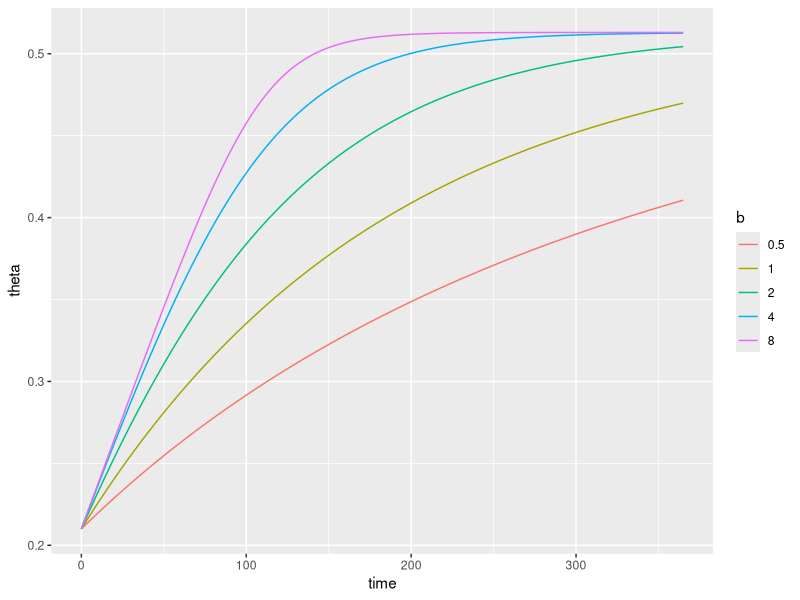
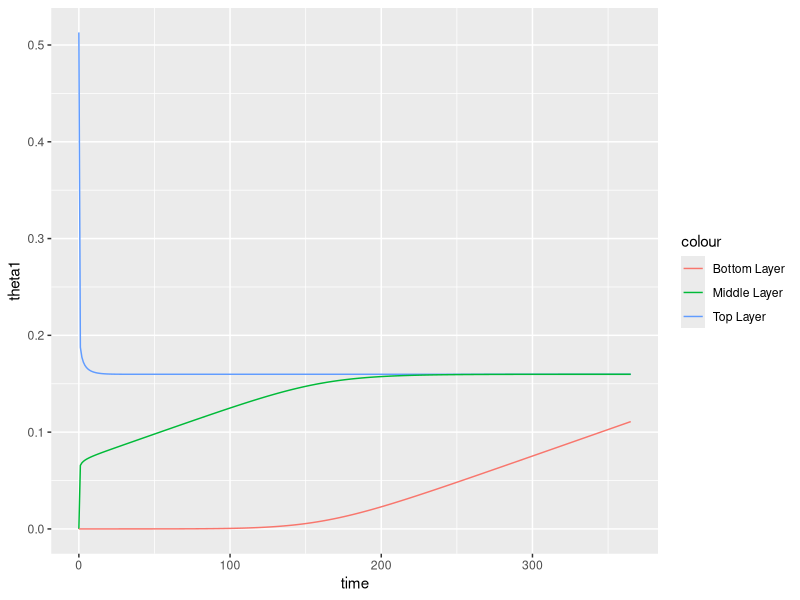
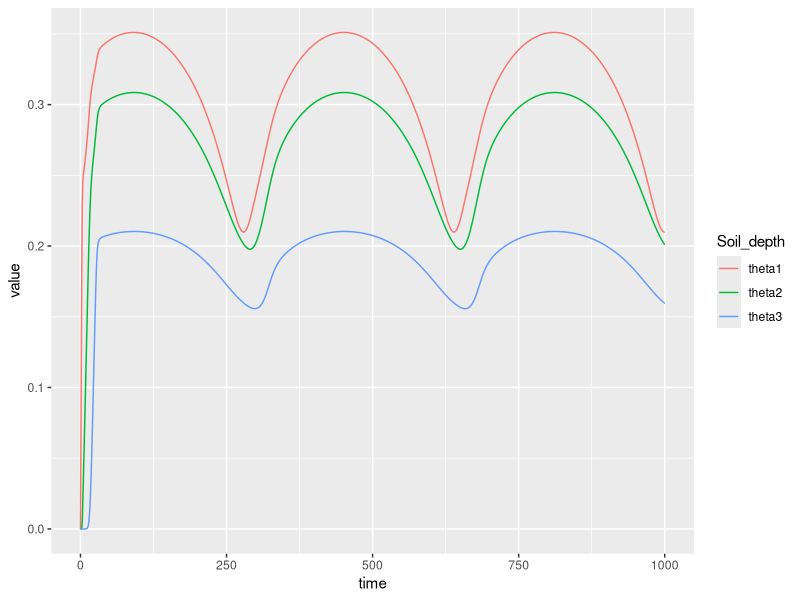
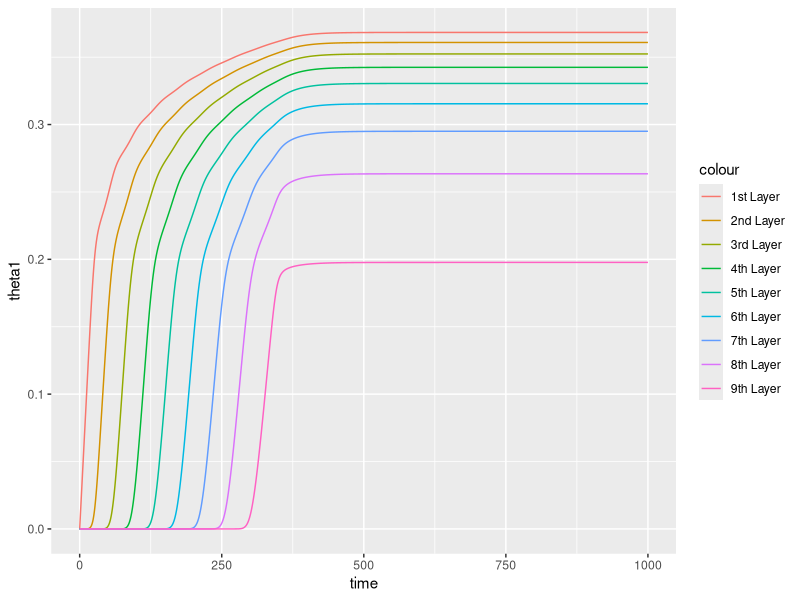
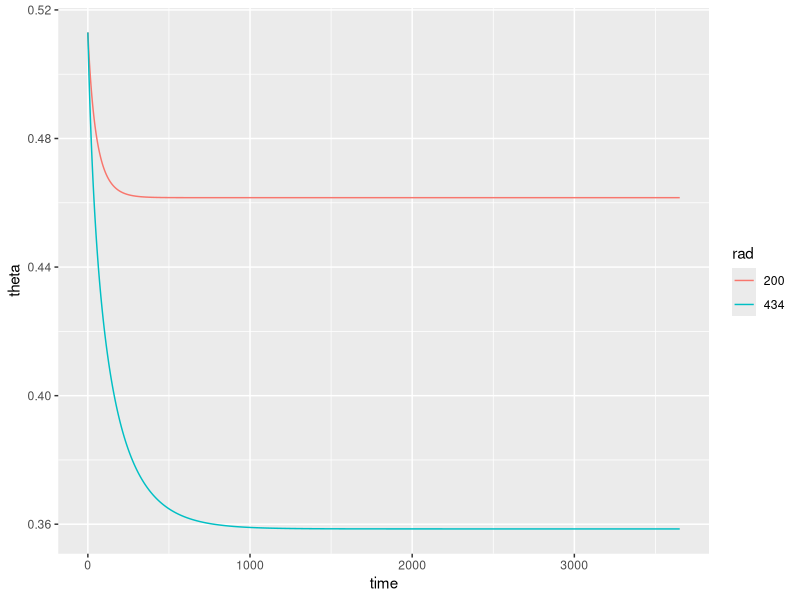
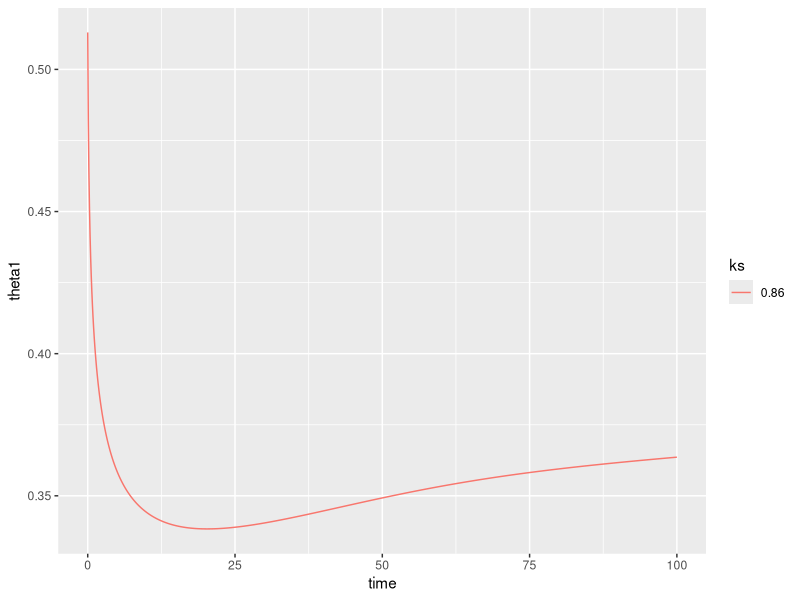
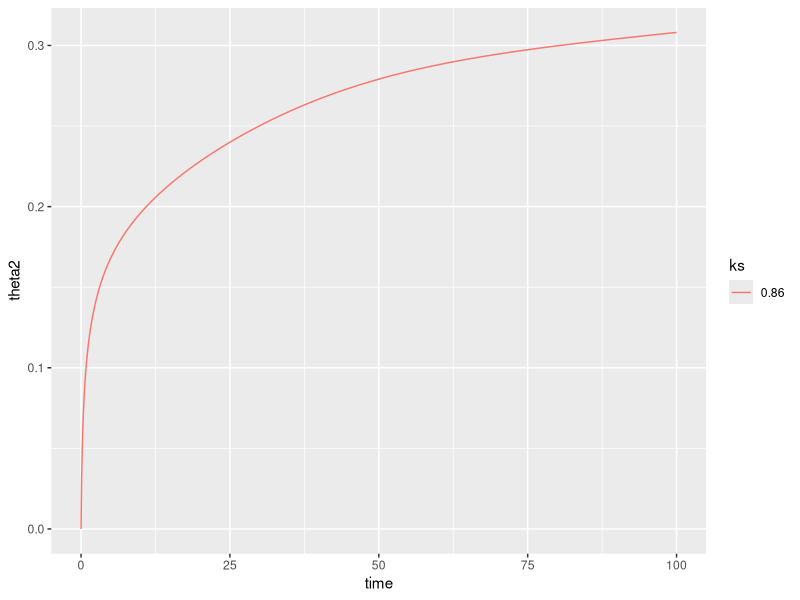
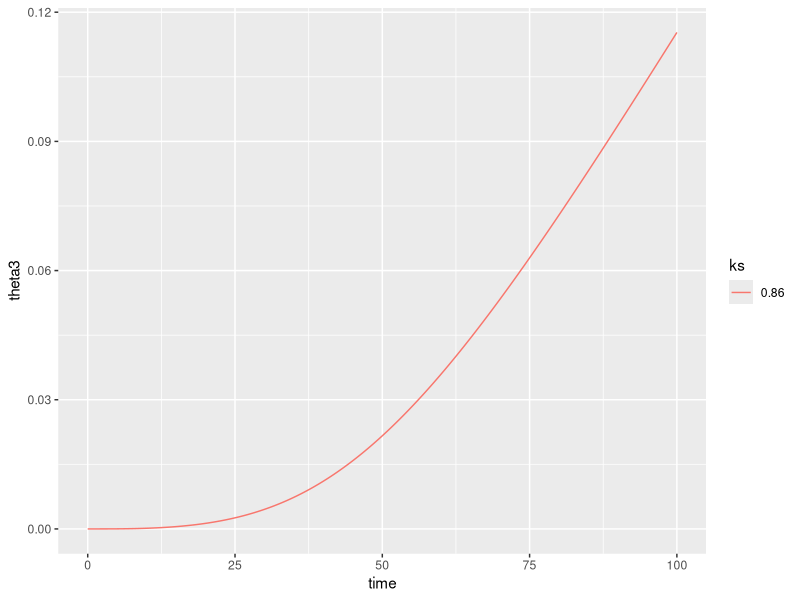

R code for these plots, in order:
## ---- chunk 1
knitr::opts_chunk$set(echo = TRUE)
## ---- chunk 2
library(tidyverse)
library(deSolve)
## ---- chunk 3
# Timestep
t <- seq(0,365, by = 1)

# Variables
theta_init <- c(theta=0.210)

# Model parameters
params <- 
  expand_grid(theta_sat = 0.513, 
            R  = 1000/365,
            b = c(1, 0.5, 2, 4, 8),
            z = 1000) %>%
        split(., .$b)

# Rates of change
theta_rates <- function(t, theta, params) {
  with(as.list(c(theta, params)), {
    
    dtheta_dt = (R*(1-(theta/theta_sat)^b))/z

    return(list(c(dtheta_dt)))
  })
}
## ---- chunk 4

logistic_solution <-
  map_dfr(
    params,
    ~ode(
    y = theta_init,
    times = t,
    func = theta_rates,
    parms = .x) %>%
  as.data.frame(), .id = "b")
## ---- chunk 5

logistic_solution %>% 
  ggplot(aes(time, theta, col=b)) +
  geom_line()

## ---- chunk 6
# Timestep
t <- seq(0,365, by = 1)

# Variables
theta_init <- c(theta1=0.513, theta2=0, theta3=0)

# Model parameters for silty loam (Landsberg)
params <- 
  expand_grid(theta_sat = 0.513, 
    R  = 1/365,
    #convert to day
    ksat = c(12.2*24),
    nk = 11.9
    ) %>%
        split(., .$ksat)

# Rates of change
theta_rates <- function(t, theta, params) {
  with(as.list(c(theta, params)), {
    dtheta1_dt = R - (ksat * (theta1/theta_sat)^nk)/0.1
    dtheta2_dt = ((ksat * (theta1/theta_sat)^nk) - (ksat * (theta2/theta_sat)^nk))/0.5
    dtheta3_dt = ((ksat * (theta2/theta_sat)^nk))/0.5
    return(list(c(dtheta1_dt,dtheta2_dt,dtheta3_dt)))
  })
}

## ---- chunk 7

logistic_solution <-
  map_dfr(
    params,
    ~ode(
    y = theta_init,
    times = t,
    func = theta_rates,
    parms = .x) %>%
  as.data.frame(), .id = "ks")
## ---- chunk 8

logistic_solution %>% 
 ggplot(aes(time)) + 
  geom_line(aes(y = theta1, col="Top Layer")) + 
  geom_line(aes(y = theta2, col="Middle Layer")) +
  geom_line(aes(y = theta3, col="Bottom Layer"))


## ---- chunk 9
# Timestep
t <- seq(0,1000, by = 0.1)

# Variables
theta_init <- c(theta11=0, theta22=0, theta33=0, theta44=0)



# Model parameters for silty loam (Landsberg)
params <- list(
  c(
    R=3/365,
    dsat = 1.4,
    nd = 6.5,
    theta_sat = c(0.482),
    b=8,
    amp=0,
    I_constant=1,
    sine_height=1,
    frequency=180,
    ksat=292.8,
    nk=11.9
    ))


# Rates of change
theta_rates1 <- function(t, theta_init, params) {
  with(as.list(c(theta_init, params)), {
    dtheta1_dt=R-(-dsat*(theta11/theta_sat)^nd)*((theta22-theta11)/0.50)
    dtheta2_dt=(-dsat*(theta11/theta_sat)^nd)*((theta22-theta11)/0.50)-(-dsat*(theta22/theta_sat)^nd)*((theta33-theta22)/0.50)
    dtheta3_dt=(-dsat*(theta22/theta_sat)^nd)*((theta33-theta22)/0.50)-((ksat)*(theta33/theta_sat)^nk)
    dtheta4_dt=((ksat)*(theta33/theta_sat)^nk)
    
    return(list(c(dtheta1_dt,dtheta2_dt,dtheta3_dt,dtheta4_dt)))
  })
}
## ---- chunk 10

logistic_solution1 <-
  map_dfr(
    params,
    ~ode(
    y = theta_init,
    times = t,
    func = theta_rates1,
    parms = .x) %>%
  as.data.frame())
## ---- chunk 11
#set time period and time step
t <- seq(0,1000, by = 1)

#how many soil depths should be monitored
n=3

#set depth of points, can be customised. N-1 in this case accounts for one customsied point, all others are the same
standard_depth = 0.5
z <- c(0.10, rep(standard_depth, n-1))

i=1

#set vector to collect gradients 
dtheta_dt <- vector(length = n)

#set initial soil moisture content for each layer (boundary z[i] - z[i-1]) as well as the amount of water lost to deep drainage and runoff and the total amount of rainfall falling in period for sanity check, particulary important for when inclduing temporal variation
theta_init <- c(theta=rep(0, n), runoff = 0, deep_drainage=0, cumulative_rain=0)

#set parameter values
params <- list(
  c(
    R=3/365,
    dsat = 1.4,
    nd = 6.5,
    theta_sat = 0.482,
    b=8,
    ksat=292.8,
    nk=11.9,
    amp=1,
    sine_height=1,
    frequency=180,
    I_constant = 1
    ))
#soil moisture drainage model

theta_rates <- function(t, theta, params) {
  with(as.list(c(theta, params)), {
    
    I = (1-I_constant*(theta[i]/theta_sat)^b)
    S = amp*sin(t/frequency*pi)+sine_height
    

    for(i in 1:n){
    
    #top layer. Non-infiltrating rainfall is stored in runoff, but leaves the plant-accessible water budget forever. 
      if(i == 1) {
    inflow = R*S*I/z[i]
    runoff = (R*S)*(1-I)
    outflow = (-dsat*(theta[i]/theta_sat)^nd)*((theta[i+1]-theta[i])/z[i+1])/z[i]
  
      }
    
    #middle layers  
      if(!i %in% c(1, n)) {
     inflow = (-dsat*(theta[i-1]/theta_sat)^nd)*((theta[i]-theta[i-1])/z[i])/z[i]
     outflow= (-dsat*(theta[i]/theta_sat)^nd)*((theta[i+1]-theta[i])/z[i+1])/z[i]
      }
      
    # last layer - water that outflows from this layer is gone forever. Values are stored in deep_drainage.
      if(i == (n)) {
    inflow = (-dsat*(theta[i-1]/theta_sat)^nd)*((theta[i]-theta[i-1])/z[i])/z[i]
    outflow = ((ksat)*(theta[i]/theta_sat)^nk)/z[i]
    deep_drainage = ((ksat)*(theta[i]/theta_sat)^nk)
      }
    
      
    dtheta_dt[i] = inflow - outflow
    runoff = runoff
    deep_drainage = deep_drainage
    cumulative_rain = R*S
    }
    
    return(list(c(dtheta_dt, runoff, deep_drainage, cumulative_rain)))
  })
}



## ---- chunk 12

logistic_solution <-
  map_dfr(
    params,
    ~ode(
    y = theta_init,
    times = t,
    func = theta_rates,
    parms = .x) %>%
  as.data.frame())
## ---- chunk 13

logistic_solution %>%
  select(time, contains("theta")) %>%
  pivot_longer(., contains("theta")) %>%
  rename(Soil_depth = name) %>%
  ggplot(aes(time)) +
  geom_line(aes(y=value, col=Soil_depth))
 
## ---- chunk 14
#ignore below for now


# Timestep
t <- seq(0,1000, by = 0.1)

# Variables
theta_init <- c(theta1=0, theta2=0, theta3=0, theta4=0, theta5=0, theta6=0, theta7=0, theta8=0, theta9=0, theta10=0, runoff = 0)


# Model parameters for silty loam (Landsberg)
params <- list(
  c(
    R=3/365,
    dsat = 1.4,
    nd = 6.5,
    theta_sat = c(0.482),
    b=8,
    I_constant=1,
    amp=0,
    sine_height=1,
    frequency=180,
    ksat=292.8,
    nk=11.9))

# Rates of change
theta_rates <- function(t, theta_init, params) {
  with(as.list(c(theta_init, params)), {
    I = (1-(theta1/theta_sat)^b)
    S = amp*sin(t/frequency*pi)+sine_height
    dtheta1_dt=R*S*I-(-dsat*(theta1/theta_sat)^nd)*((theta2-theta1)/0.25)
    dtheta2_dt=((-dsat*(theta1/theta_sat)^nd)*((theta2-theta1)/0.25)-(-dsat*(theta2/theta_sat)^nd)*((theta3-theta2)/0.25))
    dtheta3_dt=((-dsat*(theta2/theta_sat)^nd)*((theta3-theta2)/0.25)-(-dsat*(theta3/theta_sat)^nd)*((theta4-theta3)/0.25))
    dtheta4_dt=((-dsat*(theta3/theta_sat)^nd)*((theta4-theta3)/0.25)-(-dsat*(theta4/theta_sat)^nd)*((theta5-theta4)/0.25))
    dtheta5_dt=((-dsat*(theta4/theta_sat)^nd)*((theta5-theta4)/0.25)-(-dsat*(theta5/theta_sat)^nd)*((theta6-theta5)/0.25))
    dtheta6_dt=((-dsat*(theta5/theta_sat)^nd)*((theta6-theta5)/0.25)-(-dsat*(theta6/theta_sat)^nd)*((theta7-theta6)/0.25))
    dtheta7_dt=((-dsat*(theta6/theta_sat)^nd)*((theta7-theta6)/0.25)-(-dsat*(theta7/theta_sat)^nd)*((theta8-theta7)/0.25))
    dtheta8_dt=((-dsat*(theta7/theta_sat)^nd)*((theta8-theta7)/0.25)-(-dsat*(theta8/theta_sat)^nd)*((theta9-theta8)/0.25))
    dtheta9_dt=((-dsat*(theta8/theta_sat)^nd)*((theta9-theta8)/0.25))-((ksat)*(theta9/theta_sat)^nk)
    dtheta10_dt= ((ksat)*(theta9/theta_sat)^nk)
    # ((12.2*24)*(theta9/theta_sat)^11.9)
    runoff = R*S*(1-I)


    return(list(c(dtheta1_dt,dtheta2_dt, dtheta3_dt,dtheta4_dt,dtheta5_dt,dtheta6_dt,dtheta7_dt,dtheta8_dt,dtheta9_dt,dtheta10_dt
, runoff)))
  })
}


## ---- chunk 15

logistic_solution <-
  map_dfr(
    params,
    ~ode(
    y = theta_init,
    times = t,
    func = theta_rates,
    parms = .x) %>%
  as.data.frame())

## ---- chunk 16

logistic_solution %>% 
 ggplot(aes(time)) + 
  geom_line(aes(y = theta1, col="1st Layer")) + 
  geom_line(aes(y = theta2, col="2nd Layer")) + 
  geom_line(aes(y = theta3, col="3rd Layer"))+ 
  geom_line(aes(y = theta4, col="4th Layer"))+ 
  geom_line(aes(y = theta5, col="5th Layer"))+ 
  geom_line(aes(y = theta6, col="6th Layer"))+ 
  geom_line(aes(y = theta7, col="7th Layer"))+ 
  geom_line(aes(y = theta8, col="8th Layer"))+ 
  geom_line(aes(y = theta9, col="9th Layer"))




## ---- chunk 17
# Timestep
t <- seq(0,3650, by = 1)

# Variables
theta_init <- c(theta=0.513)

# Model parameters
params <- 
  expand_grid(theta_sat = 0.513,
            R  = 1000/365,
            b = 8,
            gcmax=0.0025,
            gb=0.01,
            vpd=900,
            p = 1.204,
            cpa = 1004, 
            y=66.1, 
            s=145,
            air_temp=25,
            slope_sat_vap_curve = 4098*(0.6108*exp((17.27*air_temp)/(air_temp+237.3)))/(air_temp+237.3)^2 *1000,
            #radiation will be fed in from plant model based on its solar radiation submodel and plant lai
            rad = c(200,434),
            max_air_temp = 25,
            min_air_temp= 10,
            L = 2.45*10^6,
            z = 1500) %>%
            split(., .$rad)

# Rates of change
theta_rates <- function(t, theta, params) {
  with(as.list(c(theta, params)), {
    evap_numerator = slope_sat_vap_curve *rad + gb*p*cpa*vpd
    evap_denominator = slope_sat_vap_curve + y*(1+gb/(gcmax*(theta/theta_sat)))
    evap=evap_numerator/evap_denominator*(1/L)*12*60*60
    dtheta_dt = (R*(1-(theta/theta_sat)^b)- evap)/z

    return(list(c(dtheta_dt)))
  })
}
## ---- chunk 18

logistic_solution <-
  map_dfr(
    params,
    ~ode(
    y = theta_init,
    times = t,
    func = theta_rates,
    parms = .x) %>%
  as.data.frame(), .id = "rad")
## ---- chunk 19

logistic_solution %>% 
  ggplot(aes(time, theta, col=rad)) +
  geom_line()

## ---- chunk 20
# Timestep
t <- seq(0,100, by = 0.1)

# Variables
theta_init <- c(theta1=0.513, theta2=0, theta3=0)

# Model parameters
params <- 
  expand_grid(
    theta_sat = 0.513, 
    ds = 0.86,
    nd = 8.5,
    R = 0.00274
    ) %>%
        split(., .$ds)

# Rates of change
theta_rates <- function(t, theta, params) {
  with(as.list(c(theta, params)), {
    
    dtheta_dt1 = R -(ds*((theta1/theta_sat)^nd)) * (theta1-theta2)
    dtheta_dt2 = ((ds*((theta1/theta_sat)^nd)) * (theta1-theta2)) - ((ds*((theta2/theta_sat)^nd)) * (theta2-theta3))
    dtheta_dt3 = ((ds*((theta2/theta_sat)^nd)) * (theta2-theta3))

    return(list(c(dtheta_dt1,dtheta_dt2,dtheta_dt3)))
  })
}

## ---- chunk 21

logistic_solution <-
  map_dfr(
    params,
    ~ode(
    y = theta_init,
    times = t,
    func = theta_rates,
    parms = .x) %>%
  as.data.frame(), .id = "ks")
## ---- chunk 22

logistic_solution %>% 
  ggplot(aes(time, theta1, col=ks)) +
  geom_line()

logistic_solution %>% 
  ggplot(aes(time, theta2, col=ks)) +
  geom_line()

logistic_solution %>% 
  ggplot(aes(time, theta3, col=ks)) +
  geom_line()


## ---- chunk 23
# Timestep
t <- seq(0,10, by = 0.1)

# Variables
theta_init <- c(theta=0.482)

# Model parameters
params <- 
  expand_grid(
    ks = c(0.00021388),
    theta_sat = 0.482, 
    nk = 0.007,
    g = 9.8,
    pw = 1000,
    apsi = 1.87,
    npsi = 11.3) %>%
        split(., .$ks)

# Rates of change
theta_rates <- function(t, theta, params) {
  with(as.list(c(theta, params)), {
    
    dtheta_dt = -(((ks*(theta/theta_sat)^nk)/(g*pw)) * apsi * npsi * theta^(-npsi-1))

    return(list(c(dtheta_dt)))
  })
}

## ---- chunk 24

logistic_solution <-
  map_dfr(
    params,
    ~ode(
    y = theta_init,
    times = t,
    func = theta_rates,
    parms = .x) %>%
  as.data.frame(), .id = "ks")
## ---- chunk 25

logistic_solution %>% 
  ggplot(aes(time, theta, col=ks)) +
  geom_line()


## ---- chunk 26
# Timestep
t <- seq(0,10, by = 0.01)

# Variables
theta_init <- c(theta=0)

# Model parameters
params <- 
  expand_grid(theta_sat = 0.482, 
            R  = 1.0,
            ks = c(40.47, 146),
            c = 4,
            b = 4) %>%
        split(., .$ks)

# Rates of change
theta_rates <- function(t, theta, params) {
  with(as.list(c(theta, params)), {
    
    dtheta_dt = R*(1-(theta/theta_sat)^b)-ks*(theta/theta_sat)^c

    return(list(c(dtheta_dt)))
  })
}

## ---- chunk 27

logistic_solution <-
  map_dfr(
    params,
    ~ode(
    y = theta_init,
    times = t,
    func = theta_rates,
    parms = .x) %>%
  as.data.frame(), .id = "ks")
## ---- chunk 28

logistic_solution %>% 
  ggplot(aes(time, theta, col=ks)) +
  geom_line()


## ---- chunk 29
# Timestep
t <- seq(0,10, by = 0.01)

# Variables
theta_init <- c(theta=0)

# Model parameters
params <- 
  expand_grid(theta_sat = 0.482, 
            R  = 1.0,
            ks = c(40.47, 5550.37),
            c = 11,
            b = 4) %>%
        split(., .$ks)

# Rates of change
theta_rates <- function(t, theta, params) {
  with(as.list(c(theta, params)), {
    
    dtheta_dt = (R+R*sin(t/(2*pi)^-1))*(1-(theta/theta_sat)^b)-ks*(theta/theta_sat)^c

    return(list(c(dtheta_dt)))
  })
}

## ---- chunk 30

logistic_solution <-
  map_dfr(
    params,
    ~ode(
    y = theta_init,
    times = t,
    func = theta_rates,
    parms = .x) %>%
  as.data.frame(), .id = "ks")
## ---- chunk 31

logistic_solution %>% 
  ggplot(aes(time, theta, col=ks)) +
  geom_line()


## ---- chunk 32
# Timestep
t <- seq(0,10, by = 0.01)

# Variables
theta_init <- c(theta=0)

# Model parameters
params <- 
  expand_grid(theta_sat = 0.482, 
            R  = 1.0,
            ks = c(40.47),
            c = 11,
            b = 4,
            pe = c(0.5,1,1.4),
            k = 0.46,
            LAI = 0) %>%
        split(., .$pe)


# Rates of change
theta_rates <- function(t, theta, params) {
  with(as.list(c(theta, params)), {
    
    dtheta_dt = R*(1-(theta/theta_sat)^b)-ks*(theta/theta_sat)^c - 
    pe*(exp(-k * LAI)/(1 + exp (-12 * (theta /theta_sat - 0.5))))

    return(list(c(dtheta_dt)))
  })
}

## ---- chunk 33

logistic_solution <-
  map_dfr(
    params,
    ~ode(
    y = theta_init,
    times = t,
    func = theta_rates,
    parms = .x) %>%
  as.data.frame(), .id = "pe")
## ---- chunk 34

logistic_solution %>% 
  ggplot(aes(time, theta, col=pe)) +
  geom_line()


## ---- chunk 35
# Timestep
t <- seq(0,10, by = 0.01)

# Variables
theta_init <- c(theta=0)

# Model parameters
params <- 
  expand_grid(theta_sat = 0.482, 
            R  = 1.0,
            ks = c(40.47),
            c = 11,
            b = 4,
            pe = c(0.5, 1,1.4),
            k = 0.46,
            LAI = 0) %>%
        split(., .$pe)


# Rates of change
theta_rates <- function(t, theta, params) {
  with(as.list(c(theta, params)), {
    
    dtheta_dt = (R+R*sin(t/(2*pi)^-1))*(1-(theta/theta_sat)^b)-ks*(theta/theta_sat)^c - 
    pe*(exp(-k * LAI)/(1 + exp (-12 * (theta /theta_sat - 0.5))))

    return(list(c(dtheta_dt)))
  })
}

## ---- chunk 36

logistic_solution <-
  map_dfr(
    params,
    ~ode(
    y = theta_init,
    times = t,
    func = theta_rates,
    parms = .x) %>%
  as.data.frame(), .id = "pe")
## ---- chunk 37

logistic_solution %>% 
  ggplot(aes(time, theta, col=pe)) +
  geom_line()


## ---- chunk 38
# Timestep
t <- seq(0,100, by = 1)

# Variables
theta_init <- c(theta=0.482)

# Model parameters for silty loam (Landsberg)
params <- 
  expand_grid(
    #convert to day
    ksat = c(12.2*24),
    nk = 11.9,
    theta_sat = 0.482, 
    g = 9.8,
    pw = 1000,
    apsi = 1.87,
    npsi = 4.5) %>%
        split(., .$ksat)

# Rates of change
theta_rates <- function(t, theta, params) {
  with(as.list(c(theta, params)), {
    soil_conductivity = ksat * (theta/theta_sat)^nk
    dpsi_dtheta = apsi * npsi * theta ^ (-npsi-1)
    # dtheta_dt = - (soil_conductivity/(g*pw))*dpsi_dtheta*((theta-0.2)/0.1)
      dtheta_dt = - (soil_conductivity)


    return(list(c(dtheta_dt)))
  })
}

## ---- chunk 39

logistic_solution <-
  map_dfr(
    params,
    ~ode(
    y = theta_init,
    times = t,
    func = theta_rates,
    parms = .x) %>%
  as.data.frame(), .id = "ks")
## ---- chunk 40

logistic_solution %>% 
  ggplot(aes(time, theta, col=ks)) +
  geom_line()
